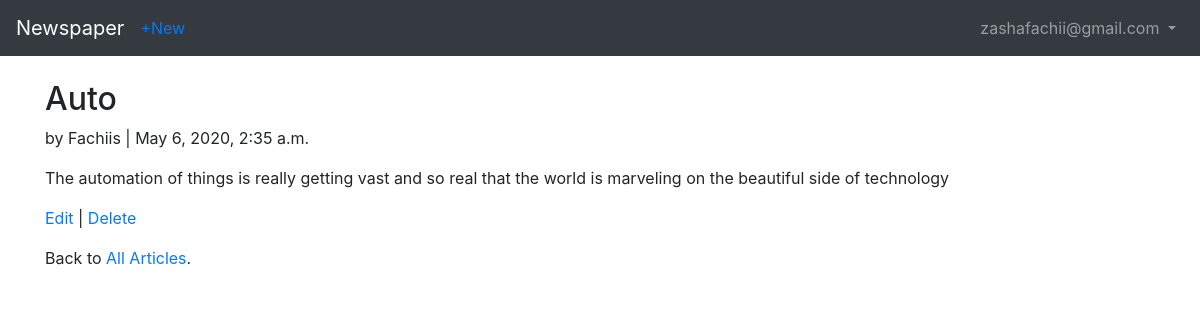
Screenshot of /articles/4/ (signed in) with the database file from the repository.
### users/models.py (models this page shows)
class CustomUser(AbstractUser):
    age = models.PositiveIntegerField(null=True, blank=True)

### articles/models.py (models this page shows, shortened)
class Article(models.Model):
    title = models.CharField(max_length=300)
    body = models.TextField()
    author = models.ForeignKey(get_user_model(), on_delete=models.CASCADE)
    pub_date = models.DateTimeField(auto_now_add=True)
    class Meta:
        ordering = ("-pub_date",)

### articles/views.py (the view)
# urls.py: path("<int:pk>/", ArticleDetailView.as_view(), name="article_detail"),
class ArticleDetailView(LoginRequiredMixin, DetailView):
    model = Article
    template_name = "article_detail.html"
    context_object_name = "article_detail"
    login_url = "login"

### templates/article_detail.html (shortened to what this page needs)
{% extends 'base.html' %}
{% block content %}
    <div class="article-entry">
        <h2>{{ article_detail.title }}</h2>
        <p>by {{ article_detail.author }} | {{ article_detail.pub_date }}</p>
        <p>{{ article_detail.body }}</p>
        <p><a href="{% url 'article_update' article_detail.pk %}">Edit</a> |
            <a href="{% url 'article_delete' article_detail.pk %}">Delete</a>
        </p>
        <p>Back to <a href="{% url 'article_list' %}">All Articles</a>.</p>
    </div>
{% endblock content %}

### templates/base.html (shortened to what this page needs)
<DOCTYPE html>
<html lang="en">
<head>
        <link rel="stylesheet" href="https://stackpath.bootstrapcdn.com/bootstrap/4.4.1/css/bootstrap.min.css"
>
</head>
<body>
    <nav class="navbar navbar-expand-md navbar-dark bg-dark mb-4">
        <a class="navbar-brand" href="{% url 'home' %}">Newspaper</a>
        {% if user.is_authenticated %}
            <ul class="navbar-nav mr-auto">
                <li class="nav-item"><a href="{% url 'article_new' %}">+New</a><li>
            </ul>
        {% endif %}
    <div class="collapse navbar-collapse" id="navbarCollapse">
    {% if user.is_authenticated %}
        <ul class="navbar-nav ml-auto">
            <li class="nav-item">
                <a class="nav-link dropdown-toggle" href="#" id="userMenu"
                    data-toggle="dropdown" aria-haspopup="true"
                    aria-expanded="false">
                    {{ user.username }}
                </a>
            </li>
        </ul>
    {% endif %}
    </div>
    </nav>
        <div class="container">
            {% block content %}
            {% endblock content %}
        </div>
</body>
</html>

### rows the page displays
CustomUser: username "zashafachii@gmail.com"
Article: title "Auto", author "Fachiis", pub_date "May 6, 2020, 2:35 a.m.", body "The automation of things is really getting vast and so real that the world is marveling on the beautiful side of technology"
